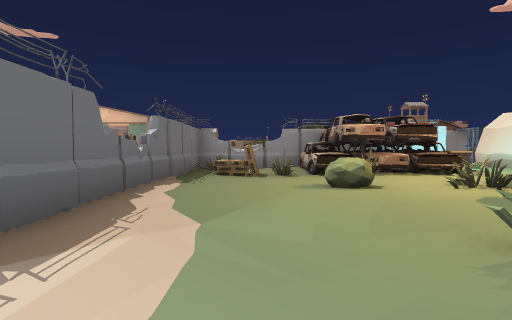
View 1 (above)

13 first-person views from a walk through a Unity game level. The camera is 1.2 m above the floor, tilts 2° down and sees 80° across. The floor is counted in squares, 2 m on a side. Each view is taken from the middle of a square. On the plan, view 1 faces up. The plan holds only what a view shows up to about 9 squares ahead; the rest is blank. The place goes on beyond the plan. The player is left out. Some animated figures are not drawn. Some surface patterns are stand-ins.

View 2
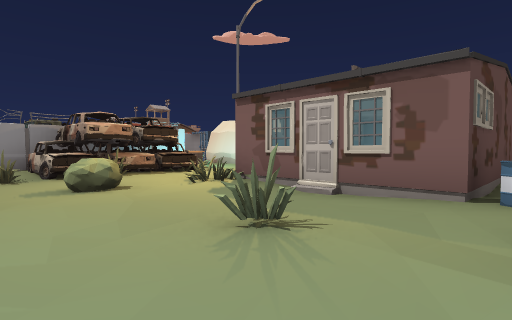

View 3
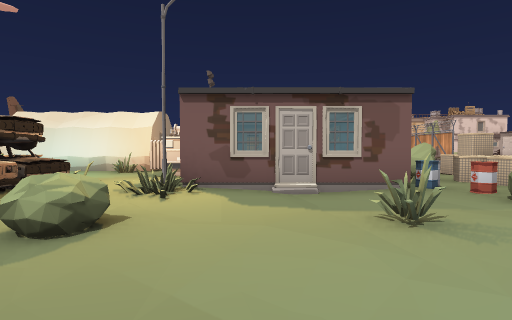

View 4
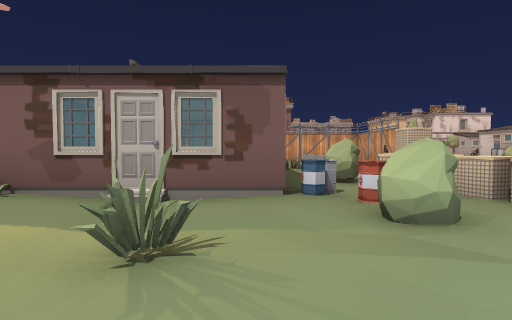

View 5
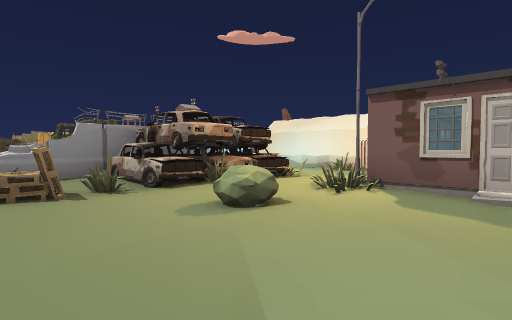

View 6
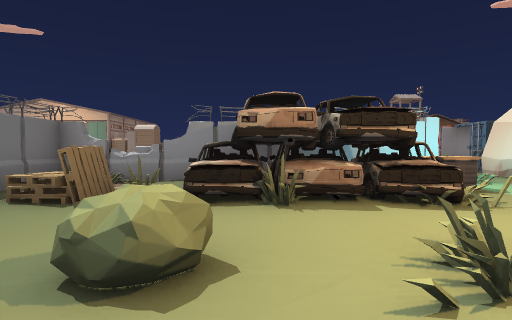

View 7
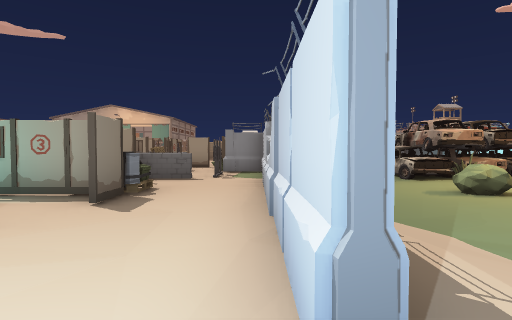

View 8
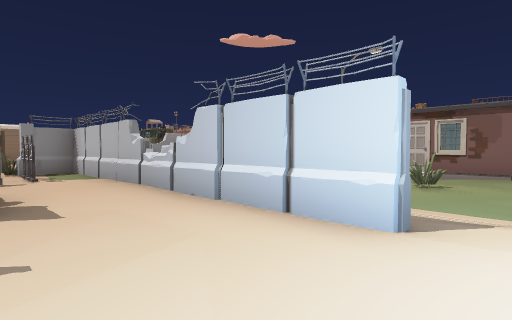

View 9
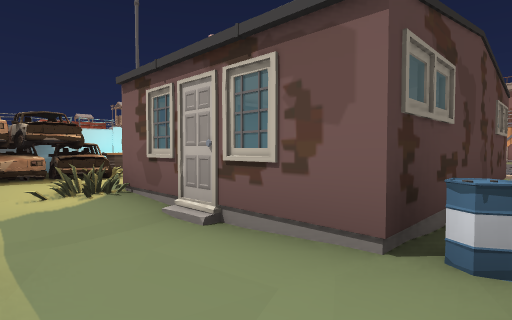

View 10
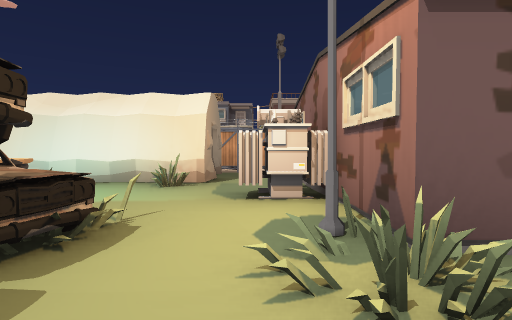

View 11
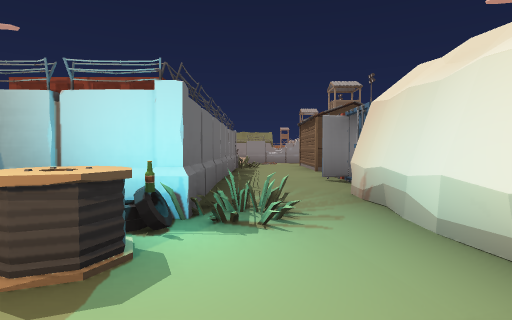

View 12
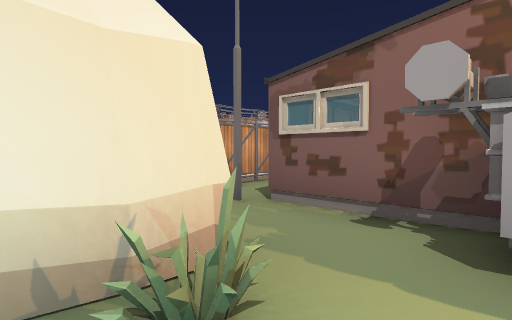

View 13
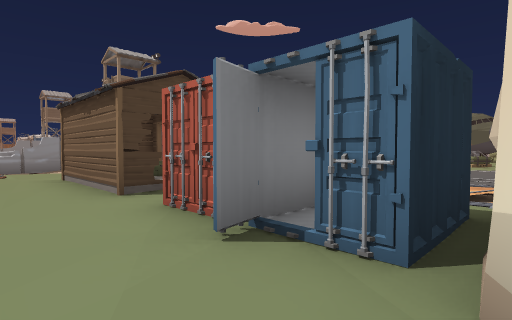

### Floor plan
Key: @ floor where view 1 was taken; # wall or solid block; . main floor; - floor 0.25 m lower than the main floor; / step, stairs or slope; = window, fence, low wall or low ledge; O other object.
Columns run from 4 left of view 1 to 14 right of it. Each row starts with its distance up from view 1.
 21            =
 20            --
 19            /-O
 18            --
 17            .OO
 16            -O
 15          #--O
 14          #--OO
 13          #..OO
 12       O  #..OO
 11       O  #..OO    /
 10  #      O#.##
  9  ## ### ##O##
  8  O###OOOOO.##
  7 #O#OOOOOO..##
  6 #.#.--OO...###O/
  5 O.#.-O-...O-- OO
  4 #.#..O..OOOOOOOO
  3 -.#.-..-O    OOO
  2 ..#---O-O    OOO/
  1 ..#-----OOOOOOOO.
  0 ....@--OOOO==O

Positions as (right, up) in squares from view 1, and headings:
1: (0, 0), facing up
2: (0, 0), facing up-right
3: (-1, 3), facing right
4: (0, 1), facing right
5: (-1, 2), facing up-right
6: (2, 3), facing up
7: (-2, 0), facing up
8: (-4, 0), facing up-right
9: (2, 0), facing up-right
10: (2, 5), facing right
11: (6, 6), facing up
12: (6, 7), facing down-right
13: (6, 10), facing up-right
